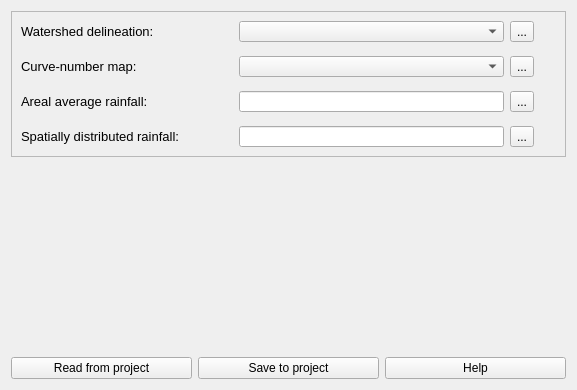
              <widget class="QWidget" name="scrollAreaWidgetContents_2">
               <property name="geometry">
                <rect>
                 <x>0</x>
                 <y>0</y>
                 <width>577</width>
                 <height>390</height>
                </rect>
               </property>
               <layout class="QGridLayout" name="gridLayout_14">
                <item row="0" column="0">
                 <widget class="QFrame" name="frame_3">
                  <property name="frameShape">
                   <enum>QFrame::StyledPanel</enum>
                  </property>
                  <property name="frameShadow">
                   <enum>QFrame::Raised</enum>
                  </property>
                  <layout class="QGridLayout" name="gridLayout_26">
                   <item row="0" column="0">
                    <layout class="QVBoxLayout" name="verticalLayout_5">
                     <item>
                      <layout class="QGridLayout" name="gridLayout_21">
                       <item row="0" column="0">
                        <widget class="QLabel" name="label_28">
                         <property name="text">
                          <string>&lt;html&gt;&lt;head/&gt;&lt;body&gt;&lt;p align=&quot;justify&quot;&gt;&lt;span style=&quot; font-size:10pt;&quot;&gt;Watershed delineation:&lt;/span&gt;&lt;/p&gt;&lt;/body&gt;&lt;/html&gt;</string>
                         </property>
                        </widget>
                       </item>
                       <item row="0" column="3">
                        <widget class="QLabel" name="label_27">
                         <property name="sizePolicy">
                          <sizepolicy hsizetype="Preferred" vsizetype="Preferred">
                           <horstretch>0</horstretch>
                           <verstretch>0</verstretch>
                          </sizepolicy>
                         </property>
                         <property name="minimumSize">
                          <size>
                           <width>16</width>
                           <height>16</height>
                          </size>
                         </property>
                         <property name="maximumSize">
                          <size>
                           <width>16</width>
                           <height>16</height>
                          </size>
                         </property>
                         <property name="toolTip">
                          <string>&lt;html&gt;&lt;head/&gt;&lt;body&gt;&lt;p align=&quot;justify&quot;&gt;Add your watershed delineation. The file might be a raster type, specifically an Idrisi raster format (.rst).&lt;/p&gt;&lt;/body&gt;&lt;/html&gt;</string>
                         </property>
                         <property name="text">
                          <string/>
                         </property>
                         <property name="pixmap">
                          <pixmap resource="resources.qrc">:/plugins/hidroPixel/icons/icons/info(2).png</pixmap>
                         </property>
                         <property name="scaledContents">
                          <bool>true</bool>
                         </property>
                        </widget>
                       </item>
                       <item row="0" column="1">
                        <widget class="QComboBox" name="cb_1_pg2">
                         <property name="minimumSize">
                          <size>
                           <width>265</width>
                           <height>20</height>
                          </size>
                         </property>
                         <property name="maximumSize">
                          <size>
                           <width>265</width>
                           <height>24</height>
                          </size>
                         </property>
                        </widget>
                       </item>
                       <item row="0" column="2">
                        <widget class="QToolButton" name="tbtn_pg2_1">
                         <property name="toolTip">
                          <string>&lt;html&gt;&lt;head/&gt;&lt;body&gt;&lt;p&gt;Add the watershed delineation. The file must be a raster type (geotiff).&lt;/p&gt;&lt;/body&gt;&lt;/html&gt;</string>
                         </property>
                         <property name="text">
                          <string>...</string>
                         </property>
                        </widget>
                       </item>
                      </layout>
                     </item>
                     <item>
                      <spacer name="verticalSpacer_4">
                       <property name="orientation">
                        <enum>Qt::Vertical</enum>
                       </property>
                       <property name="sizeType">
                        <enum>QSizePolicy::Fixed</enum>
                       </property>
                       <property name="sizeHint" stdset="0">
                        <size>
                         <width>20</width>
                         <height>8</height>
                        </size>
                       </property>
                      </spacer>
                     </item>
                     <item>
                      <layout class="QGridLayout" name="gridLayout_22">
                       <item row="1" column="0">
                        <widget class="QLabel" name="label_29">
                         <property name="text">
                          <string>&lt;html&gt;&lt;head/&gt;&lt;body&gt;&lt;p align=&quot;justify&quot;&gt;&lt;span style=&quot; font-size:10pt;&quot;&gt;Curve-number map:&lt;/span&gt;&lt;/p&gt;&lt;/body&gt;&lt;/html&gt;</string>
                         </property>
                        </widget>
                       </item>
                       <item row="1" column="2">
                        <widget class="QToolButton" name="tbtn_pg2_2">
                         <property name="toolTip">
                          <string>&lt;html&gt;&lt;head/&gt;&lt;body&gt;&lt;p&gt;Add the Curve-number map. The file must be a raster type (geotiff).&lt;/p&gt;&lt;/body&gt;&lt;/html&gt;</string>
                         </property>
                         <property name="text">
                          <string>...</string>
                         </property>
                        </widget>
                       </item>
                       <item row="1" column="1">
                        <widget class="QComboBox" name="cb_2_pg2">
                         <property name="minimumSize">
                          <size>
                           <width>265</width>
                           <height>20</height>
                          </size>
                         </property>
                         <property name="maximumSize">
                          <size>
                           <width>265</width>
                           <height>24</height>
                          </size>
                         </property>
                        </widget>
                       </item>
                       <item row="1" column="3">
                        <widget class="QLabel" name="label_33">
                         <property name="sizePolicy">
                          <sizepolicy hsizetype="Preferred" vsizetype="Preferred">
                           <horstretch>0</horstretch>
                           <verstretch>0</verstretch>
                          </sizepolicy>
                         </property>
                         <property name="minimumSize">
                          <size>
                           <width>16</width>
                           <height>16</height>
                          </size>
                         </property>
                         <property name="maximumSize">
                          <size>
                           <width>16</width>
                           <height>16</height>
                          </size>
                         </property>
                         <property name="toolTip">
                          <string>&lt;html&gt;&lt;head/&gt;&lt;body&gt;&lt;p align=&quot;justify&quot;&gt;Will&lt;/p&gt;&lt;/body&gt;&lt;/html&gt;</string>
                         </property>
                         <property name="text">
                          <string/>
                         </property>
                         <property name="pixmap">
                          <pixmap resource="resources.qrc">:/plugins/hidroPixel/icons/icons/info(2).png</pixmap>
                         </property>
                         <property name="scaledContents">
                          <bool>true</bool>
                         </property>
                        </widget>
                       </item>
                      </layout>
                     </item>
                     <item>
                      <spacer name="verticalSpacer_11">
                       <property name="orientation">
                        <enum>Qt::Vertical</enum>
                       </property>
                       <property name="sizeType">
                        <enum>QSizePolicy::Fixed</enum>
                       </property>
                       <property name="sizeHint" stdset="0">
                        <size>
                         <width>20</width>
                         <height>8</height>
                        </size>
                       </property>
                      </spacer>
                     </item>
                     <item>
                      <layout class="QGridLayout" name="gridLayout_24">
                       <item row="0" column="0">
                        <widget class="QLabel" name="label_31">
                         <property name="text">
                          <string>&lt;html&gt;&lt;head/&gt;&lt;body&gt;&lt;p align=&quot;justify&quot;&gt;&lt;span style=&quot; font-size:10pt;&quot;&gt;Areal average rainfall:&lt;/span&gt;&lt;/p&gt;&lt;/body&gt;&lt;/html&gt;</string>
                         </property>
                        </widget>
                       </item>
                       <item row="0" column="2">
                        <widget class="QToolButton" name="tbtn_pg2_3">
                         <property name="text">
                          <string>...</string>
                         </property>
                        </widget>
                       </item>
                       <item row="0" column="3">
                        <widget class="QLabel" name="label_35">
                         <property name="sizePolicy">
                          <sizepolicy hsizetype="Preferred" vsizetype="Preferred">
                           <horstretch>0</horstretch>
                           <verstretch>0</verstretch>
                          </sizepolicy>
                         </property>
                         <property name="minimumSize">
                          <size>
                           <width>16</width>
                           <height>16</height>
                          </size>
                         </property>
                         <property name="maximumSize">
                          <size>
                           <width>16</width>
                           <height>16</height>
                          </size>
                         </property>
                         <property name="toolTip">
                          <string>&lt;html&gt;&lt;head/&gt;&lt;body&gt;&lt;p&gt;Add the file containing the average rainfall for the watershed.&lt;/p&gt;&lt;/body&gt;&lt;/html&gt;</string>
                         </property>
                         <property name="text">
                          <string/>
                         </property>
                         <property name="pixmap">
                          <pixmap resource="resources.qrc">:/plugins/hidroPixel/icons/icons/info(2).png</pixmap>
                         </property>
                         <property name="scaledContents">
                          <bool>true</bool>
                         </property>
                        </widget>
                       </item>
                       <item row="0" column="1">
                        <widget class="QLineEdit" name="le_3_pg2">
                         <property name="sizePolicy">
                          <sizepolicy hsizetype="Minimum" vsizetype="Fixed">
                           <horstretch>0</horstretch>
                           <verstretch>0</verstretch>
                          </sizepolicy>
                         </property>
                         <property name="minimumSize">
                          <size>
                           <width>265</width>
                           <height>20</height>
                          </size>
                         </property>
                         <property name="maximumSize">
                          <size>
                           <width>265</width>
                           <height>24</height>
                          </size>
                         </property>
                         <property name="clearButtonEnabled">
                          <bool>true</bool>
                         </property>
                        </widget>
                       </item>
                      </layout>
                     </item>
                     <item>
                      <spacer name="verticalSpacer_12">
                       <property name="orientation">
                        <enum>Qt::Vertical</enum>
                       </property>
                       <property name="sizeType">
                        <enum>QSizePolicy::Fixed</enum>
                       </property>
                       <property name="sizeHint" stdset="0">
                        <size>
                         <width>20</width>
                         <height>8</height>
                        </size>
                       </property>
                      </spacer>
                     </item>
                     <item>
                      <layout class="QGridLayout" name="gridLayout_25">
                       <item row="0" column="0">
                        <widget class="QLabel" name="label_32">
                         <property name="text">
                          <string>&lt;html&gt;&lt;head/&gt;&lt;body&gt;&lt;p align=&quot;justify&quot;&gt;&lt;span style=&quot; font-size:10pt;&quot;&gt;Spatially distributed rainfall:&lt;/span&gt;&lt;/p&gt;&lt;/body&gt;&lt;/html&gt;</string>
                         </property>
                        </widget>
                       </item>
                       <item row="0" column="1">
                        <widget class="QLineEdit" name="le_4_pg2">
                         <property name="sizePolicy">
                          <sizepolicy hsizetype="Minimum" vsizetype="Fixed">
                           <horstretch>0</horstretch>
                           <verstretch>0</verstretch>
                          </sizepolicy>
                         </property>
                         <property name="minimumSize">
                          <size>
                           <width>265</width>
                           <height>20</height>
                          </size>
                         </property>
                         <property name="maximumSize">
                          <size>
                           <width>265</width>
                           <height>24</height>
                          </size>
                         </property>
                         <property name="clearButtonEnabled">
                          <bool>true</bool>
                         </property>
                        </widget>
                       </item>
                       <item row="0" column="2">
                        <widget class="QToolButton" name="tbtn_pg2_4">
                         <property name="text">
                          <string>...</string>
                         </property>
                        </widget>
                       </item>
                       <item row="0" column="3">
                        <widget class="QLabel" name="label_36">
                         <property name="sizePolicy">
                          <sizepolicy hsizetype="Preferred" vsizetype="Preferred">
                           <horstretch>0</horstretch>
                           <verstretch>0</verstretch>
                          </sizepolicy>
                         </property>
                         <property name="minimumSize">
                          <size>
                           <width>16</width>
                           <height>16</height>
                          </size>
                         </property>
                         <property name="maximumSize">
                          <size>
                           <width>16</width>
                           <height>16</height>
                          </size>
                         </property>
                         <property name="toolTip">
                          <string>&lt;html&gt;&lt;head/&gt;&lt;body&gt;&lt;p&gt;Add a .txt file containing spatially distributed rainfall data for the watershed.&lt;/p&gt;&lt;/body&gt;&lt;/html&gt;</string>
                         </property>
                         <property name="text">
                          <string/>
                         </property>
                         <property name="pixmap">
                          <pixmap resource="resources.qrc">:/plugins/hidroPixel/icons/icons/info(2).png</pixmap>
                         </property>
                         <property name="scaledContents">
                          <bool>true</bool>
                         </property>
                        </widget>
                       </item>
                      </layout>
                     </item>
                    </layout>
                   </item>
                  </layout>
                 </widget>
                </item>
                <item row="2" column="0">
                 <layout class="QGridLayout" name="gridLayout_44">
                  <item row="0" column="2">
                   <widget class="QPushButton" name="btn_help_pg2">
                    <property name="text">
                     <string notr="true">Help</string>
                    </property>
                   </widget>
                  </item>
                  <item row="0" column="1">
                   <widget class="QPushButton" name="btn_save_file_pg2">
                    <property name="text">
                     <string notr="true">Save to project</string>
                    </property>
                   </widget>
                  </item>
                  <item row="0" column="0">
                   <widget class="QPushButton" name="btn_read_pg2">
                    <property name="text">
                     <string notr="true">Read from project</string>
                    </property>
                   </widget>
                  </item>
                 </layout>
                </item>
                <item row="1" column="0">
                 <spacer name="verticalSpacer_5">
                  <property name="orientation">
                   <enum>Qt::Vertical</enum>
                  </property>
                  <property name="sizeHint" stdset="0">
                   <size>
                    <width>20</width>
                    <height>40</height>
                   </size>
                  </property>
                 </spacer>
                </item>
               </layout>
              </widget>
